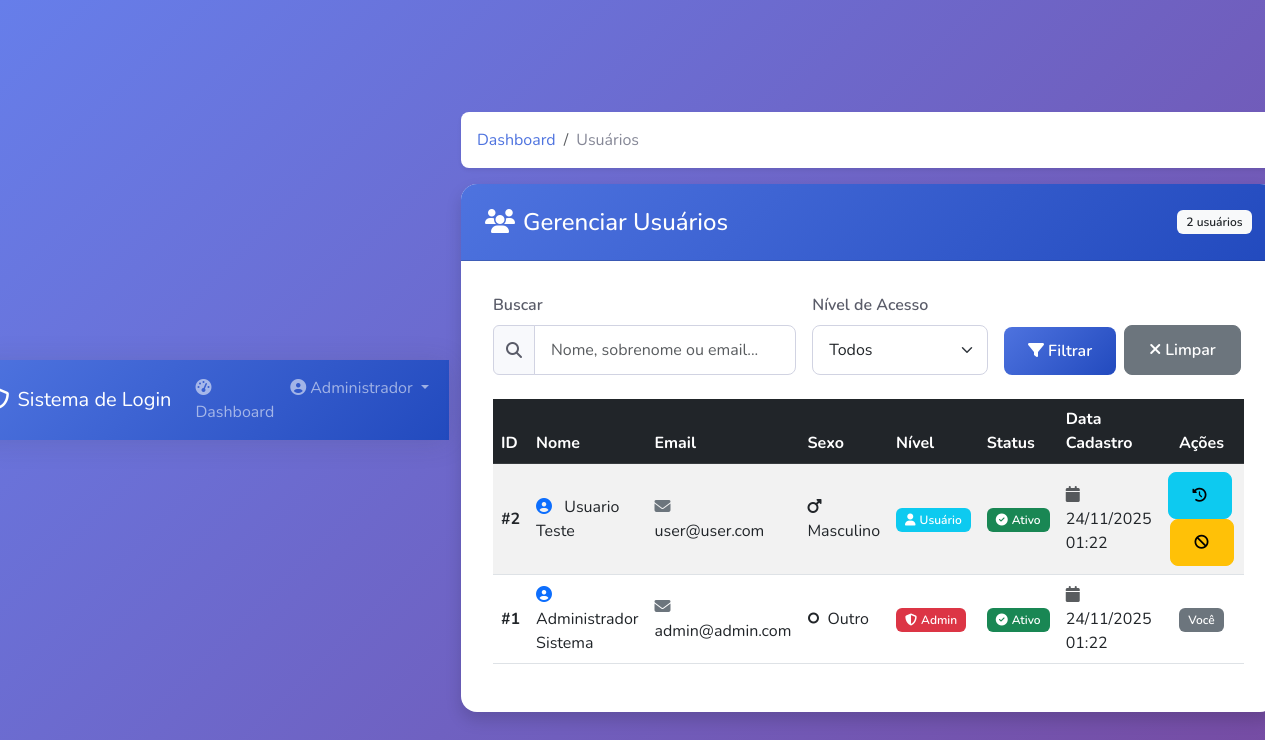
/src/php/usuarios.php (signed in), run on the app's committed database.
### tables this page shows
CREATE TABLE IF NOT EXISTS usuarios (
    id INT AUTO_INCREMENT PRIMARY KEY,
    nome VARCHAR(100) NOT NULL COMMENT 'Nome do usuário',
    sobrenome VARCHAR(100) NOT NULL COMMENT 'Sobrenome do usuário',
    email VARCHAR(150) NOT NULL UNIQUE COMMENT 'Email único do usuário',
    sexo ENUM('M', 'F', 'O') NOT NULL DEFAULT 'O' COMMENT 'Sexo do usuário',
    senha VARCHAR(255) NOT NULL COMMENT 'Hash da senha (password_hash)',
    nivel_acesso ENUM('admin', 'user') DEFAULT 'user' COMMENT 'Nível de acesso do usuário',
    bloqueado TINYINT(1) DEFAULT 0 COMMENT 'Usuário bloqueado (0=Não, 1=Sim)',
    motivo_bloqueio TEXT NULL COMMENT 'Motivo do bloqueio do usuário',
    data_cadastro TIMESTAMP DEFAULT CURRENT_TIMESTAMP COMMENT 'Data de cadastro',
    ultima_atualizacao TIMESTAMP DEFAULT CURRENT_TIMESTAMP ON UPDATE CURRENT_TIMESTAMP COMMENT 'Última atualização'
);

### src/php/usuarios.php (the view, shortened to what this page needs)
<?php
include_once 'config.php';
$nome = $_SESSION['nome'];
$por_pagina = 10;
$pagina_atual = isset($_GET['pagina']) ? (int)$_GET['pagina'] : 1;
$offset = ($pagina_atual - 1) * $por_pagina;
$filtro_busca = isset($_GET['busca']) ? trim($_GET['busca']) : '';
$where_conditions = [];
$params = [];
$types = '';
$where_clause = count($where_conditions) > 0 ? "WHERE " . implode(" AND ", $where_conditions) : "";
$sql_count = "SELECT COUNT(*) as total FROM usuarios {$where_clause}";
if (!empty($params)) {
    $stmt_count = $link->prepare($sql_count);
    if (!empty($types)) {
        $stmt_count->bind_param($types, ...$params);
    }
    $stmt_count->execute();
    $result_count = $stmt_count->get_result();
    $total_usuarios = $result_count->fetch_assoc()['total'];
    $stmt_count->close();
} else {
    $result_count = $link->query($sql_count);
    $total_usuarios = $result_count->fetch_assoc()['total'];
}
$sql = "SELECT id, nome, sobrenome, email, sexo, nivel_acesso, bloqueado, motivo_bloqueio, data_cadastro
        FROM usuarios {$where_clause}
        ORDER BY data_cadastro DESC
        LIMIT {$por_pagina} OFFSET {$offset}";
$usuarios = [];
if (!empty($params)) {
    $stmt = $link->prepare($sql);
    if (!empty($types)) {
        $stmt->bind_param($types, ...$params);
    }
    $stmt->execute();
    $result = $stmt->get_result();
    while ($row = $result->fetch_assoc()) {
        $usuarios[] = $row;
    }
    $stmt->close();
} else {
    $result = $link->query($sql);
    while ($row = $result->fetch_assoc()) {
        $usuarios[] = $row;
    }
}
?>
<!DOCTYPE html>
<html lang="pt-BR">
<head>
    <link href="https://cdn.jsdelivr.net/npm/bootstrap@5.3.0/dist/css/bootstrap.min.css" rel="stylesheet">
    <link rel="stylesheet" href="https://cdnjs.cloudflare.com/ajax/libs/font-awesome/6.4.0/css/all.min.css">
    <link rel="stylesheet" href="../css/style.css">
</head>
<body class="dashboard-container">
    <nav class="navbar navbar-expand-lg navbar-dark navbar-custom">
        <div class="container-fluid">
            <a class="navbar-brand" href="admin.php">
                <i class="fas fa-shield-alt me-2"></i>Sistema de Login
            </a>
            <div class="collapse navbar-collapse" id="navbarNav">
                <ul class="navbar-nav ms-auto">
                    <li class="nav-item">
                        <a class="nav-link" href="admin.php">
                            <i class="fas fa-tachometer-alt me-1"></i>Dashboard
                        </a>
                    </li>
                    <li class="nav-item dropdown">
                        <a class="nav-link dropdown-toggle" href="#" id="navbarDropdown" role="button"
                            data-bs-toggle="dropdown">
                            <i class="fas fa-user-circle me-1"></i><?php echo htmlspecialchars($nome); ?>
                        </a>
                    </li>
                </ul>
            </div>
        </div>
    </nav>
    <div class="container-fluid mt-4">
        <nav aria-label="breadcrumb">
            <ol class="breadcrumb">
                <li class="breadcrumb-item"><a href="admin.php">Dashboard</a></li>
                <li class="breadcrumb-item active">Usuários</li>
            </ol>
        </nav>
        <div class="card shadow">
            <div class="card-header bg-primary text-white">
                <div class="row align-items-center">
                    <div class="col">
                        <h4 class="mb-0"><i class="fas fa-users me-2"></i>Gerenciar Usuários</h4>
                    </div>
                    <div class="col-auto">
                        <span class="badge bg-light text-dark"><?php echo $total_usuarios; ?> usuários</span>
                    </div>
                </div>
            </div>
            <div class="card-body">
                <form method="GET" action="" class="row g-3 mb-4">
                    <div class="col-md-5">
                        <label for="busca" class="form-label">Buscar</label>
                        <div class="input-group">
                            <span class="input-group-text"><i class="fas fa-search"></i></span>
                            <input type="text" class="form-control" id="busca" name="busca"
                                placeholder="Nome, sobrenome ou email..."
                                value="<?php echo htmlspecialchars($filtro_busca); ?>">
                        </div>
                    </div>
                    <div class="col-md-3">
                        <label for="nivel" class="form-label">Nível de Acesso</label>
                        <select class="form-select" id="nivel" name="nivel">
                            <option value="">Todos</option>
                        </select>
                    </div>
                    <div class="col-md-4 d-flex align-items-end">
                        <button type="submit" class="btn btn-primary me-2">
                            <i class="fas fa-filter me-1"></i>Filtrar
                        </button>
                        <a href="usuarios.php" class="btn btn-secondary">
                            <i class="fas fa-times me-1"></i>Limpar
                        </a>
                    </div>
                </form>
                <div class="table-responsive">
                    <table class="table table-hover table-striped align-middle">
                        <thead class="table-dark">
                            <tr>
                                <th>ID</th>
                                <th>Nome</th>
                                <th>Email</th>
                                <th>Sexo</th>
                                <th>Nível</th>
                                <th>Status</th>
                                <th>Data Cadastro</th>
                                <th class="text-center">Ações</th>
                            </tr>
                        </thead>
                        <tbody>
                            <?php if (count($usuarios) > 0): ?>
                            <?php foreach ($usuarios as $usuario): ?>
                            <tr class="<?php echo $usuario['bloqueado'] ? 'table-danger' : ''; ?>">
                                <td><strong>#<?php echo $usuario['id']; ?></strong></td>
                                <td>
                                    <i class="fas fa-user-circle me-2 text-primary"></i>
                                    <?php echo htmlspecialchars($usuario['nome'] . ' ' . $usuario['sobrenome']); ?>
                                </td>
                                <td>
                                    <i class="fas fa-envelope me-2 text-secondary"></i>
                                    <?php echo htmlspecialchars($usuario['email']); ?>
                                </td>
                                <td>
                                    <?php
                                        $sexo_icons = ['M' => 'mars', 'F' => 'venus', 'O' => 'genderless'];
                                        $sexo_labels = ['M' => 'Masculino', 'F' => 'Feminino', 'O' => 'Outro'];
                                        $icon = $sexo_icons[$usuario['sexo']] ?? 'genderless';
                                        $label = $sexo_labels[$usuario['sexo']] ?? 'Outro';
                                        ?>
                                    <i class="fas fa-<?php echo $icon; ?> me-1"></i>
                                    <?php echo $label; ?>
                                </td>
                                <td>
                                    <?php if ($usuario['nivel_acesso'] === 'admin'): ?>
                                    <span class="badge bg-danger">
                                        <i class="fas fa-shield-alt me-1"></i>Admin
                                    </span>
                                    <?php else: ?>
                                    <span class="badge bg-info">
                                        <i class="fas fa-user me-1"></i>Usuário
                                    </span>
                                    <?php endif; ?>
                                </td>
                                <td>
                                    <?php if ($usuario['bloqueado']): ?>
                                    <span class="badge bg-danger"
                                        title="<?php echo htmlspecialchars($usuario['motivo_bloqueio'] ?? 'Bloqueado'); ?>">
                                        <i class="fas fa-ban me-1"></i>Bloqueado
                                    </span>
                                    <?php else: ?>
                                    <span class="badge bg-success">
                                        <i class="fas fa-check-circle me-1"></i>Ativo
                                    </span>
                                    <?php endif; ?>
                                </td>
                                <td>
                                    <i class="fas fa-calendar me-1 text-muted"></i>
                                    <?php echo date('d/m/Y H:i', strtotime($usuario['data_cadastro'])); ?>
                                </td>
                                <td class="text-center">
                                    <?php if ($usuario['id'] != $_SESSION['usuario']): ?>
                                    <button type="button" class="btn btn-sm btn-info me-1"
                                        onclick="verAuditoria(<?php echo $usuario['id']; ?>, '<?php echo htmlspecialchars($usuario['nome'] . ' ' . $usuario['sobrenome']); ?>')"
                                        title="Ver Histórico de Acessos">
                                        <i class="fas fa-history"></i>
                                    </button>
                                    <?php if (!$usuario['bloqueado']): ?>
                                    <button type="button" class="btn btn-sm btn-warning"
                                        onclick="bloquearUsuario(<?php echo $usuario['id']; ?>, '<?php echo htmlspecialchars($usuario['nome'] . ' ' . $usuario['sobrenome']); ?>')"
                                        title="Bloquear Usuário">
                                        <i class="fas fa-ban"></i>
                                    </button>
                                    <?php endif; ?>
                                    <?php else: ?>
                                    <span class="badge bg-secondary">Você</span>
                                    <?php endif; ?>
                                </td>
                            </tr>
                            <?php endforeach; ?>
                            <?php endif; ?>
                        </tbody>
                    </table>
                </div>
            </div>
        </div>
    </div>
</body>
</html>

### src/css/style.css (style rules this page uses)
:root { --primary-color: #4e73df; --secondary-color: #858796; --success-color: #1cc88a; --danger-color: #e74a3b; --warning-color: #f6c23e; --info-color: #36b9cc; --light-color: #f8f9fc; --dark-color: #5a5c69; }
body { font-family: 'Nunito', -apple-system, BlinkMacSystemFont, 'Segoe UI', Roboto, 'Helvetica Neue', Arial, sans-serif; background: linear-gradient(135deg, #667eea 0%, #764ba2 100%); min-height: 100vh; display: flex; align-items: center; justify-content: center; }
.card { border: none; border-radius: 1rem; box-shadow: 0 0.5rem 1rem rgba(0, 0, 0, 0.15); }
.card-header { background: linear-gradient(135deg, var(--primary-color) 0%, #224abe 100%); color: white; border-radius: 1rem 1rem 0 0 !important; padding: 1.5rem; }
.card-body { padding: 2rem; }
.form-label { font-weight: 600; color: var(--dark-color); margin-bottom: 0.5rem; }
.form-control, .form-select { border-radius: 0.5rem; padding: 0.75rem 1rem; border: 1px solid #d1d3e2; transition: all 0.3s ease; }
.btn { border-radius: 0.5rem; padding: 0.75rem 1.5rem; font-weight: 600; transition: all 0.3s ease; }
.btn-primary { background: linear-gradient(135deg, var(--primary-color) 0%, #224abe 100%); border: none; }
a { color: var(--primary-color); text-decoration: none; transition: all 0.3s ease; }
.dashboard-container { background-color: var(--light-color); min-height: 100vh; }
.navbar-custom { background: linear-gradient(135deg, var(--primary-color) 0%, #224abe 100%); box-shadow: 0 0.15rem 1.75rem 0 rgba(58, 59, 69, 0.15); }
.fade-in { animation: fadeIn 0.5s ease-in-out; }
.breadcrumb { background-color: white; padding: 1rem; border-radius: 0.5rem; box-shadow: 0 0.125rem 0.25rem rgba(0, 0, 0, 0.075); }
.breadcrumb-item a { color: var(--primary-color); text-decoration: none; }
.breadcrumb-item.active { color: var(--secondary-color); }
.badge { font-weight: 600; padding: 0.5em 0.75em; }
.input-group-text { background-color: var(--light-color); border-color: #d1d3e2; color: var(--dark-color); }
.card { transition: transform 0.3s ease, box-shadow 0.3s ease; }
.card-header { font-weight: 600; }
.shadow { box-shadow: 0 0.5rem 1rem rgba(0, 0, 0, 0.15) !important; }
html { scroll-behavior: smooth; }

### data on the page
usuarios: id "2", nome+sobrenome "Usuario Teste", email "user@user.com", sexo "Masculino", nivel_acesso "user" (drawn), bloqueado 0 (drawn), data_cadastro "24/11/2025 01:22"
usuarios: id "1", nome+sobrenome "Administrador Sistema", email "admin@admin.com", sexo "Outro", nivel_acesso "admin" (drawn), bloqueado 0 (drawn), data_cadastro "24/11/2025 01:22", shows "Você"

### other printed values
$nome "Administrador"
$total_usuarios "2"
